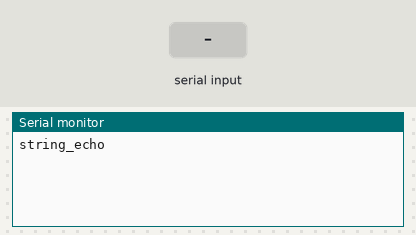
Bench run of a sketch on a simulated Arduino Uno, built with avr-gcc and run on an emulated ATmega328P. Parts: the last lines printed to the serial monitor. The inputs (shaded band) are chosen by the test bench.

Above: at 2.2 s.
2.3 s: "c" received over Serial
At 3.4 s:
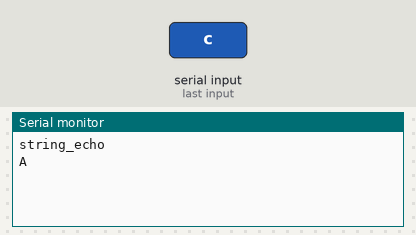
3.8 s: "1" received over Serial
At 4.6 s:
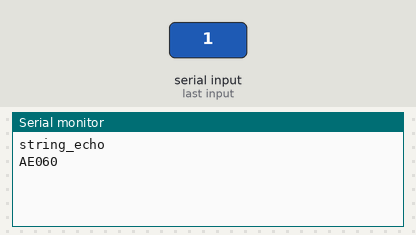

Measured:
- after the input at 2.3 s, the serial monitor: prints a new line at once (image 1)
- after the input at 3.8 s, the serial monitor: prints a new line at once (image 2)

The sketch:

string_echo.ino
```cpp
/*
	Erik Plesko 26.7.22

	Arduino echoes the received string. if changeToAnswer is true it will
	mock the InjectMan in a very basic way - che command should start with 'c' or 'C'
	and then the echoed string will be the same just the c -> A (as answer).
	if the first char is not c, then tre return is E060 - as InjectMan would do.

	if changeToAnswer is false, then it echoes the string.

	InjectMan baudrate is 19200.

*/


const int maxBufferLen = 200;
char incomingStr[maxBufferLen]; // for incoming serial data

bool changeToAnswer = true;

void setup() {
	Serial.begin(19200); // opens serial port, sets data rate to 9600 bps

	delay(1000);
	Serial.println("string_echo");
}

void loop() {
	// reply only when you receive data:
	if (Serial.available() > 0) {
		int i = 0;
		while (Serial.available() > 0) {
			// read the incoming byte:
			incomingStr[i++]= Serial.read();

			if (i > maxBufferLen) {
				break;
			}
			delay(5);
		}
		incomingStr[i] = '\0';

		if (changeToAnswer) {
			if (incomingStr[0] == 'c' || incomingStr[0] == 'C'){
				incomingStr[0] = 'A';
				Serial.print(incomingStr);
			} else {
				Serial.println("E060");
			}
		} else {
			Serial.print(incomingStr);
			// Serial.println("---");
		}


	}
}
```
